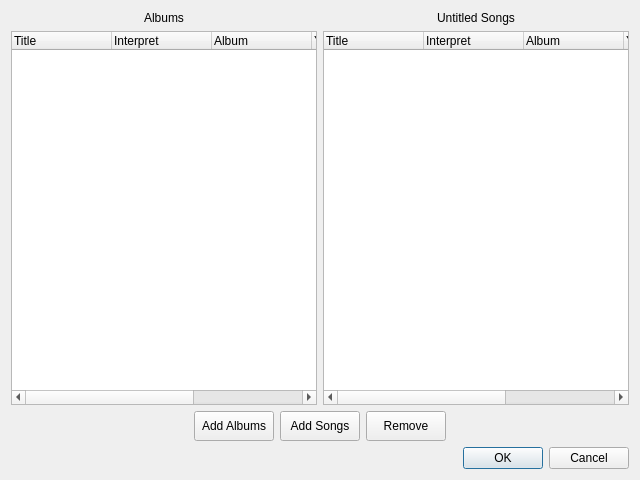
<?xml version="1.0" encoding="UTF-8"?>
<ui version="4.0">
 <class>DialogEditLibrary</class>
 <widget class="QDialog" name="DialogEditLibrary">
  <property name="geometry">
   <rect>
    <x>0</x>
    <y>0</y>
    <width>640</width>
    <height>480</height>
   </rect>
  </property>
  <property name="windowTitle">
   <string>Dialog</string>
  </property>
  <layout class="QGridLayout" name="gridLayout_2">
   <item row="0" column="0">
    <layout class="QGridLayout" name="gridLayout">
     <item row="0" column="0">
      <layout class="QHBoxLayout" name="horizontalLayout">
       <item>
        <layout class="QVBoxLayout" name="verticalLayout">
         <item alignment="Qt::AlignHCenter">
          <widget class="QLabel" name="AlbumsLabel">
           <property name="text">
            <string>Albums</string>
           </property>
          </widget>
         </item>
         <item>
          <widget class="QTreeWidget" name="AlbumsTree">
           <column>
            <property name="text">
             <string>Title</string>
            </property>
           </column>
           <column>
            <property name="text">
             <string>Interpret</string>
            </property>
           </column>
           <column>
            <property name="text">
             <string>Album</string>
            </property>
           </column>
           <column>
            <property name="text">
             <string>Year</string>
            </property>
           </column>
           <column>
            <property name="text">
             <string>Path</string>
            </property>
           </column>
          </widget>
         </item>
        </layout>
       </item>
       <item>
        <layout class="QVBoxLayout" name="verticalLayout_2">
         <item alignment="Qt::AlignHCenter">
          <widget class="QLabel" name="SongsLabel">
           <property name="text">
            <string>Untitled Songs</string>
           </property>
          </widget>
         </item>
         <item>
          <widget class="QTreeWidget" name="SongsTree">
           <column>
            <property name="text">
             <string>Title</string>
            </property>
           </column>
           <column>
            <property name="text">
             <string>Interpret</string>
            </property>
           </column>
           <column>
            <property name="text">
             <string>Album</string>
            </property>
           </column>
           <column>
            <property name="text">
             <string>Year</string>
            </property>
           </column>
           <column>
            <property name="text">
             <string>Path</string>
            </property>
           </column>
          </widget>
         </item>
        </layout>
       </item>
      </layout>
     </item>
     <item row="1" column="0">
      <layout class="QHBoxLayout" name="horizontalLayout_2">
       <item>
        <spacer name="horizontalSpacer_2">
         <property name="orientation">
          <enum>Qt::Horizontal</enum>
         </property>
         <property name="sizeHint" stdset="0">
          <size>
           <width>40</width>
           <height>20</height>
          </size>
         </property>
        </spacer>
       </item>
       <item>
        <widget class="QPushButton" name="AddAlbumsButton">
         <property name="minimumSize">
          <size>
           <width>80</width>
           <height>30</height>
          </size>
         </property>
         <property name="text">
          <string>Add Albums</string>
         </property>
        </widget>
       </item>
       <item>
        <widget class="QToolButton" name="AddSongsButton">
         <property name="sizePolicy">
          <sizepolicy hsizetype="Minimum" vsizetype="Fixed">
           <horstretch>0</horstretch>
           <verstretch>0</verstretch>
          </sizepolicy>
         </property>
         <property name="minimumSize">
          <size>
           <width>80</width>
           <height>30</height>
          </size>
         </property>
         <property name="text">
          <string>Add Songs</string>
         </property>
        </widget>
       </item>
       <item>
        <widget class="QPushButton" name="RemoveButton">
         <property name="minimumSize">
          <size>
           <width>80</width>
           <height>30</height>
          </size>
         </property>
         <property name="text">
          <string>Remove</string>
         </property>
        </widget>
       </item>
       <item>
        <spacer name="horizontalSpacer">
         <property name="orientation">
          <enum>Qt::Horizontal</enum>
         </property>
         <property name="sizeHint" stdset="0">
          <size>
           <width>40</width>
           <height>20</height>
          </size>
         </property>
        </spacer>
       </item>
      </layout>
     </item>
    </layout>
   </item>
   <item row="1" column="0">
    <widget class="QDialogButtonBox" name="buttonBox">
     <property name="orientation">
      <enum>Qt::Horizontal</enum>
     </property>
     <property name="standardButtons">
      <set>QDialogButtonBox::Cancel|QDialogButtonBox::Ok</set>
     </property>
    </widget>
   </item>
  </layout>
 </widget>
 <resources/>
 <connections>
  <connection>
   <sender>buttonBox</sender>
   <signal>accepted()</signal>
   <receiver>DialogEditLibrary</receiver>
   <slot>accept()</slot>
   <hints>
    <hint type="sourcelabel">
     <x>248</x>
     <y>254</y>
    </hint>
    <hint type="destinationlabel">
     <x>157</x>
     <y>274</y>
    </hint>
   </hints>
  </connection>
  <connection>
   <sender>buttonBox</sender>
   <signal>rejected()</signal>
   <receiver>DialogEditLibrary</receiver>
   <slot>reject()</slot>
   <hints>
    <hint type="sourcelabel">
     <x>316</x>
     <y>260</y>
    </hint>
    <hint type="destinationlabel">
     <x>286</x>
     <y>274</y>
    </hint>
   </hints>
  </connection>
 </connections>
</ui>
